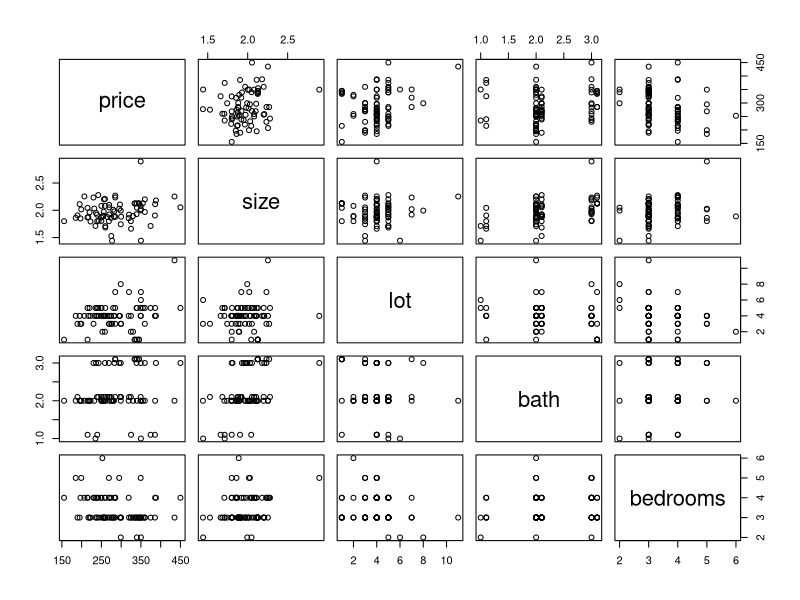
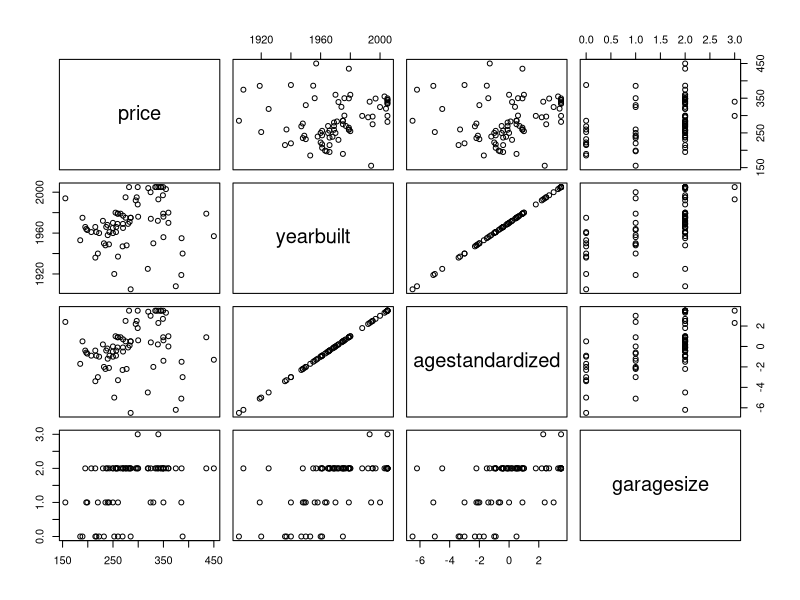
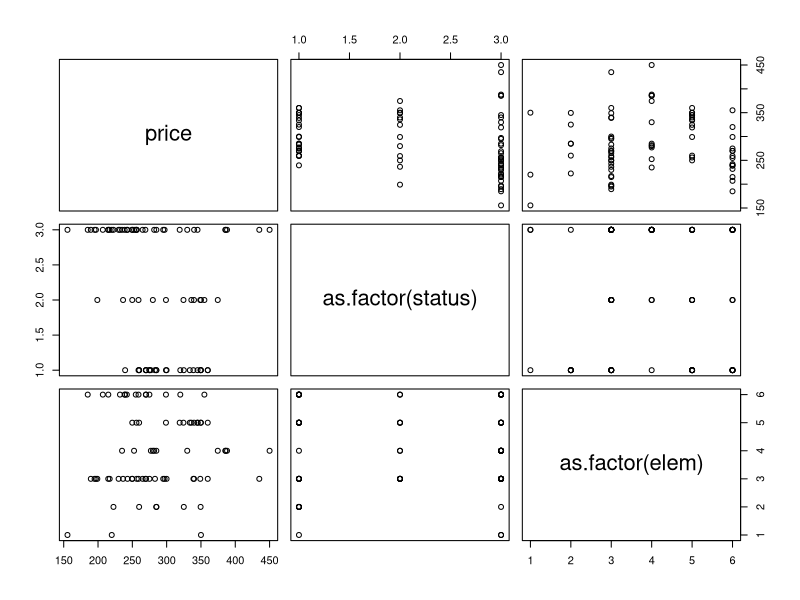
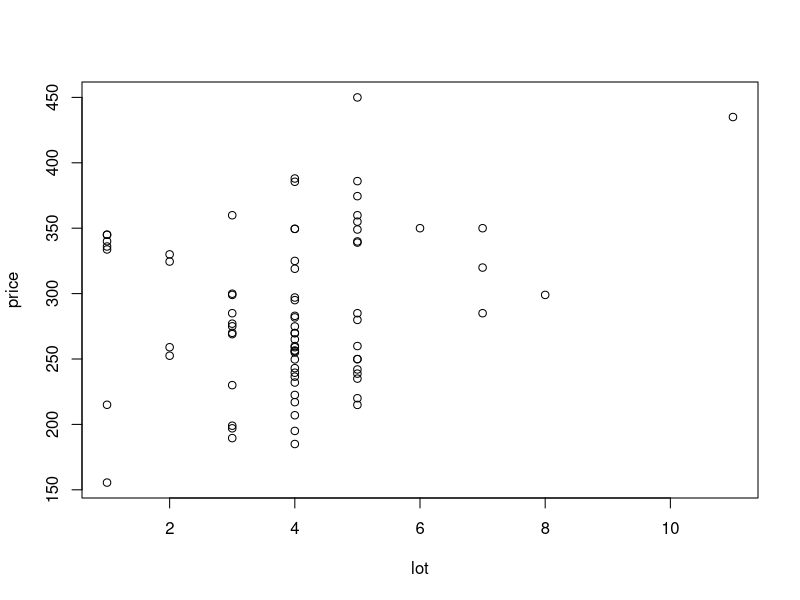

Here is the R script that generated these plots, in order:
## ---- chunk 1
knitr::opts_chunk$set(echo = TRUE)
library(ggplot2)
library(readxl)
library(knitr)
library(dplyr)
library(stats)
library(skimr)
library(car)
## ---- chunk 2
Housing <- read_excel("Housing.xlsx")
skim(Housing)
## ---- chunk 3
attach(Housing)
pairs(~price+size+lot+bath+bedrooms)
pairs(~price+yearbuilt+agestandardized+garagesize)
pairs(~price +as.factor(status)+as.factor(elem))
plot(lot, price)
## ---- chunk 4
Housing$elemfactor <- as.numeric(as.factor(elem))
Housing$statusfactor <- as.numeric(as.factor(status))
Housing %>%
  select(price,size,lot,bath,bedrooms,yearbuilt,agestandardized,garagesize, elemfactor, statusfactor) %>%
  cor()
## ---- chunk 5
Housing_model1_rough<-lm(price~ lot+garagesize+elem+size+bath+bedrooms+status,data=Housing)
summary(Housing_model1_rough)
vif(Housing_model1_rough)
## ---- chunk 6
Housing_model2_rough<-lm(price~ lot+garagesize+elem+status,data=Housing)
summary(Housing_model2_rough)

